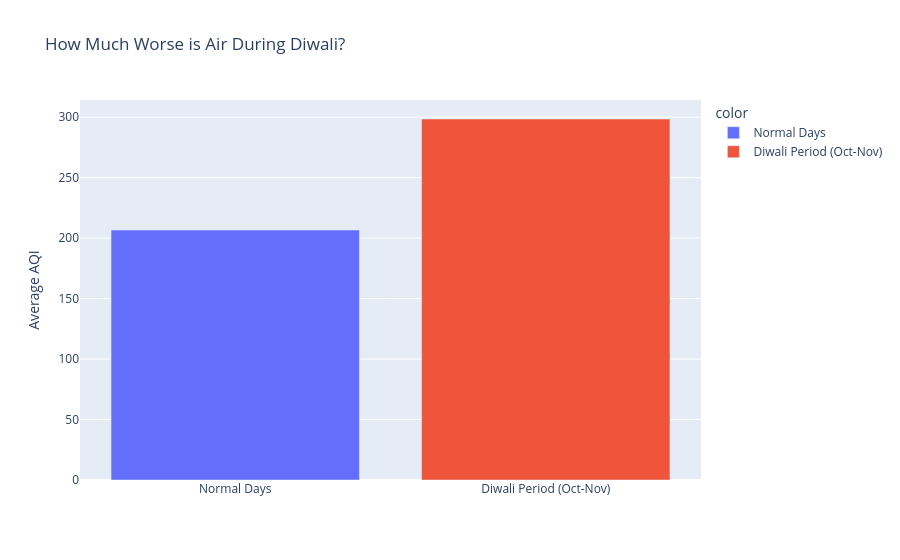

Notebook source saved alongside this figure:
### Code cell
# Diwali Period (October and November)
df['Diwali_Period'] = df['Month'].isin([10, 11])

# Average AQI during Diwali vs Normal days
diwali = df.groupby('Diwali_Period')['AQI'].mean().round(1)
diwali.index = ['Normal Days', 'Diwali Period (Oct-Nov)']

print("Diwali Impact:")
print(diwali)

# Chart
fig = px.bar(x=diwali.index, 
             y=diwali.values, 
             title="How Much Worse is Air During Diwali?",
             labels={'x':'', 'y':'Average AQI'},
             color=diwali.index)
fig.show()

### Figure 1 — Plotly figure (JSON) as saved in the notebook; plotly's stock layout.template omitted (floating-point values rounded to 4 significant figures)
{"data": [{"hovertemplate": "color=Normal Days<br>=%{x}<br>Average AQI=%{y}<extra></extra>", "legendgroup": "Normal Days", "marker": {"color": "#636efa", "pattern": {"shape": ""}}, "name": "Normal Days", "orientation": "v", "showlegend": true, "textposition": "auto", "type": "bar", "x": ["Normal Days"], "xaxis": "x", "y": [206.7], "yaxis": "y"}, {"hovertemplate": "color=Diwali Period (Oct-Nov)<br>=%{x}<br>Average AQI=%{y}<extra></extra>", "legendgroup": "Diwali Period (Oct-Nov)", "marker": {"color": "#EF553B", "pattern": {"shape": ""}}, "name": "Diwali Period (Oct-Nov)", "orientation": "v", "showlegend": true, "textposition": "auto", "type": "bar", "x": ["Diwali Period (Oct-Nov)"], "xaxis": "x", "y": [298.5], "yaxis": "y"}], "layout": {"barmode": "relative", "legend": {"title": {"text": "color"}, "tracegroupgap": 0}, "title": {"text": "How Much Worse is Air During Diwali?"}, "xaxis": {"anchor": "y", "domain": [0, 1], "title": {"text": ""}}, "yaxis": {"anchor": "x", "domain": [0, 1], "title": {"text": "Average AQI"}}}}
